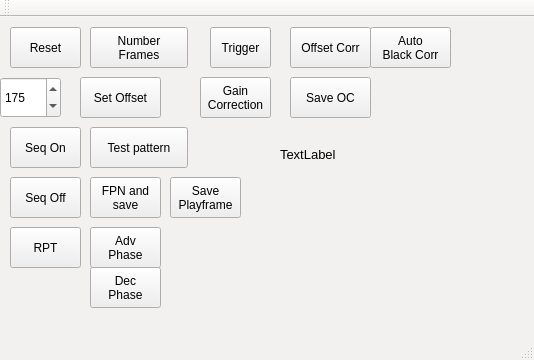
<?xml version="1.0" encoding="UTF-8"?>
<ui version="4.0">
 <class>MainWindow</class>
 <widget class="QMainWindow" name="MainWindow">
  <property name="enabled">
   <bool>true</bool>
  </property>
  <property name="geometry">
   <rect>
    <x>0</x>
    <y>0</y>
    <width>534</width>
    <height>360</height>
   </rect>
  </property>
  <property name="palette">
   <palette>
    <active>
     <colorrole role="Base">
      <brush brushstyle="SolidPattern">
       <color alpha="255">
        <red>255</red>
        <green>255</green>
        <blue>255</blue>
       </color>
      </brush>
     </colorrole>
     <colorrole role="Window">
      <brush brushstyle="SolidPattern">
       <color alpha="255">
        <red>242</red>
        <green>241</green>
        <blue>240</blue>
       </color>
      </brush>
     </colorrole>
    </active>
    <inactive>
     <colorrole role="Base">
      <brush brushstyle="SolidPattern">
       <color alpha="255">
        <red>255</red>
        <green>255</green>
        <blue>255</blue>
       </color>
      </brush>
     </colorrole>
     <colorrole role="Window">
      <brush brushstyle="SolidPattern">
       <color alpha="255">
        <red>242</red>
        <green>241</green>
        <blue>240</blue>
       </color>
      </brush>
     </colorrole>
    </inactive>
    <disabled>
     <colorrole role="Base">
      <brush brushstyle="SolidPattern">
       <color alpha="255">
        <red>242</red>
        <green>241</green>
        <blue>240</blue>
       </color>
      </brush>
     </colorrole>
     <colorrole role="Window">
      <brush brushstyle="SolidPattern">
       <color alpha="255">
        <red>242</red>
        <green>241</green>
        <blue>240</blue>
       </color>
      </brush>
     </colorrole>
    </disabled>
   </palette>
  </property>
  <property name="windowTitle">
   <string>MainWindow</string>
  </property>
  <property name="windowOpacity">
   <double>1.000000000000000</double>
  </property>
  <widget class="QWidget" name="centralWidget">
   <widget class="QPushButton" name="cmdWrite">
    <property name="geometry">
     <rect>
      <x>10</x>
      <y>210</y>
      <width>71</width>
      <height>41</height>
     </rect>
    </property>
    <property name="text">
     <string>RPT</string>
    </property>
   </widget>
   <widget class="QPushButton" name="cmdAdvPhase">
    <property name="geometry">
     <rect>
      <x>90</x>
      <y>210</y>
      <width>71</width>
      <height>41</height>
     </rect>
    </property>
    <property name="text">
     <string>Adv
Phase</string>
    </property>
   </widget>
   <widget class="QLabel" name="lblStatus">
    <property name="geometry">
     <rect>
      <x>280</x>
      <y>130</y>
      <width>251</width>
      <height>151</height>
     </rect>
    </property>
    <property name="font">
     <font>
      <pointsize>10</pointsize>
      <weight>50</weight>
      <italic>false</italic>
      <bold>false</bold>
     </font>
    </property>
    <property name="text">
     <string>TextLabel</string>
    </property>
    <property name="alignment">
     <set>Qt::AlignLeading|Qt::AlignLeft|Qt::AlignTop</set>
    </property>
   </widget>
   <widget class="QPushButton" name="cmdSeqOn">
    <property name="geometry">
     <rect>
      <x>10</x>
      <y>110</y>
      <width>71</width>
      <height>41</height>
     </rect>
    </property>
    <property name="text">
     <string>Seq On</string>
    </property>
   </widget>
   <widget class="QPushButton" name="cmdSeqOff">
    <property name="geometry">
     <rect>
      <x>10</x>
      <y>160</y>
      <width>71</width>
      <height>41</height>
     </rect>
    </property>
    <property name="text">
     <string>Seq Off</string>
    </property>
   </widget>
   <widget class="QSpinBox" name="spnOffset">
    <property name="geometry">
     <rect>
      <x>0</x>
      <y>60</y>
      <width>61</width>
      <height>41</height>
     </rect>
    </property>
    <property name="maximum">
     <number>255</number>
    </property>
    <property name="value">
     <number>175</number>
    </property>
   </widget>
   <widget class="QPushButton" name="cmdSetOffset">
    <property name="geometry">
     <rect>
      <x>80</x>
      <y>60</y>
      <width>81</width>
      <height>41</height>
     </rect>
    </property>
    <property name="text">
     <string>Set Offset</string>
    </property>
   </widget>
   <widget class="QPushButton" name="cmdTrigger">
    <property name="geometry">
     <rect>
      <x>210</x>
      <y>10</y>
      <width>61</width>
      <height>41</height>
     </rect>
    </property>
    <property name="text">
     <string>Trigger</string>
    </property>
   </widget>
   <widget class="QPushButton" name="cmdRam">
    <property name="geometry">
     <rect>
      <x>90</x>
      <y>110</y>
      <width>98</width>
      <height>41</height>
     </rect>
    </property>
    <property name="text">
     <string>Test pattern</string>
    </property>
   </widget>
   <widget class="QPushButton" name="cmdReset">
    <property name="geometry">
     <rect>
      <x>10</x>
      <y>10</y>
      <width>71</width>
      <height>41</height>
     </rect>
    </property>
    <property name="text">
     <string>Reset</string>
    </property>
   </widget>
   <widget class="QPushButton" name="cmdFPN">
    <property name="geometry">
     <rect>
      <x>90</x>
      <y>160</y>
      <width>71</width>
      <height>41</height>
     </rect>
    </property>
    <property name="text">
     <string>FPN and
save</string>
    </property>
   </widget>
   <widget class="QPushButton" name="cmdFrameNumbers">
    <property name="geometry">
     <rect>
      <x>90</x>
      <y>10</y>
      <width>98</width>
      <height>41</height>
     </rect>
    </property>
    <property name="text">
     <string>Number
Frames</string>
    </property>
   </widget>
   <widget class="QPushButton" name="cmdDecPhase">
    <property name="geometry">
     <rect>
      <x>90</x>
      <y>250</y>
      <width>71</width>
      <height>41</height>
     </rect>
    </property>
    <property name="text">
     <string>Dec
Phase</string>
    </property>
   </widget>
   <widget class="QPushButton" name="cmdGC">
    <property name="geometry">
     <rect>
      <x>200</x>
      <y>60</y>
      <width>71</width>
      <height>41</height>
     </rect>
    </property>
    <property name="text">
     <string>Gain
Correction</string>
    </property>
   </widget>
   <widget class="QPushButton" name="cmdOffsetCorrection">
    <property name="geometry">
     <rect>
      <x>290</x>
      <y>10</y>
      <width>81</width>
      <height>41</height>
     </rect>
    </property>
    <property name="text">
     <string>Offset Corr</string>
    </property>
   </widget>
   <widget class="QPushButton" name="cmdSaveOC">
    <property name="geometry">
     <rect>
      <x>290</x>
      <y>60</y>
      <width>81</width>
      <height>41</height>
     </rect>
    </property>
    <property name="text">
     <string>Save OC</string>
    </property>
   </widget>
   <widget class="QPushButton" name="cmdAutoBlack">
    <property name="geometry">
     <rect>
      <x>370</x>
      <y>10</y>
      <width>81</width>
      <height>41</height>
     </rect>
    </property>
    <property name="text">
     <string>Auto
Black Corr</string>
    </property>
   </widget>
   <widget class="QPushButton" name="cmdSaveFrame">
    <property name="geometry">
     <rect>
      <x>170</x>
      <y>160</y>
      <width>71</width>
      <height>41</height>
     </rect>
    </property>
    <property name="text">
     <string>Save
Playframe</string>
    </property>
   </widget>
  </widget>
  <widget class="QMenuBar" name="menuBar">
   <property name="geometry">
    <rect>
     <x>0</x>
     <y>0</y>
     <width>534</width>
     <height>25</height>
    </rect>
   </property>
  </widget>
  <widget class="QToolBar" name="mainToolBar">
   <attribute name="toolBarArea">
    <enum>TopToolBarArea</enum>
   </attribute>
   <attribute name="toolBarBreak">
    <bool>false</bool>
   </attribute>
  </widget>
  <widget class="QStatusBar" name="statusBar"/>
 </widget>
 <layoutdefault spacing="6" margin="11"/>
 <resources/>
 <connections/>
</ui>
